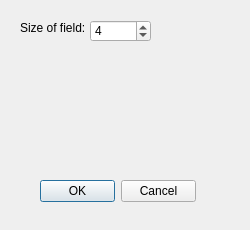
<?xml version="1.0" encoding="UTF-8"?>
<ui version="4.0">
 <class>Settings</class>
 <widget class="QDialog" name="Settings">
  <property name="geometry">
   <rect>
    <x>0</x>
    <y>0</y>
    <width>250</width>
    <height>230</height>
   </rect>
  </property>
  <property name="minimumSize">
   <size>
    <width>250</width>
    <height>230</height>
   </size>
  </property>
  <property name="maximumSize">
   <size>
    <width>250</width>
    <height>230</height>
   </size>
  </property>
  <property name="windowTitle">
   <string>Dialog</string>
  </property>
  <widget class="QLabel" name="label">
   <property name="geometry">
    <rect>
     <x>20</x>
     <y>20</y>
     <width>81</width>
     <height>16</height>
    </rect>
   </property>
   <property name="text">
    <string>Size of field:</string>
   </property>
  </widget>
  <widget class="QDialogButtonBox" name="buttonBox">
   <property name="geometry">
    <rect>
     <x>40</x>
     <y>180</y>
     <width>156</width>
     <height>23</height>
    </rect>
   </property>
   <property name="standardButtons">
    <set>QDialogButtonBox::Cancel|QDialogButtonBox::Ok</set>
   </property>
   <property name="centerButtons">
    <bool>false</bool>
   </property>
  </widget>
  <widget class="QSpinBox" name="spinBox">
   <property name="geometry">
    <rect>
     <x>90</x>
     <y>20</y>
     <width>61</width>
     <height>22</height>
    </rect>
   </property>
   <property name="minimum">
    <number>2</number>
   </property>
   <property name="maximum">
    <number>20</number>
   </property>
   <property name="value">
    <number>4</number>
   </property>
  </widget>
 </widget>
 <resources/>
 <connections>
  <connection>
   <sender>buttonBox</sender>
   <signal>accepted()</signal>
   <receiver>Settings</receiver>
   <slot>close()</slot>
   <hints>
    <hint type="sourcelabel">
     <x>117</x>
     <y>191</y>
    </hint>
    <hint type="destinationlabel">
     <x>124</x>
     <y>114</y>
    </hint>
   </hints>
  </connection>
  <connection>
   <sender>buttonBox</sender>
   <signal>rejected()</signal>
   <receiver>Settings</receiver>
   <slot>close()</slot>
   <hints>
    <hint type="sourcelabel">
     <x>117</x>
     <y>191</y>
    </hint>
    <hint type="destinationlabel">
     <x>124</x>
     <y>114</y>
    </hint>
   </hints>
  </connection>
 </connections>
</ui>
